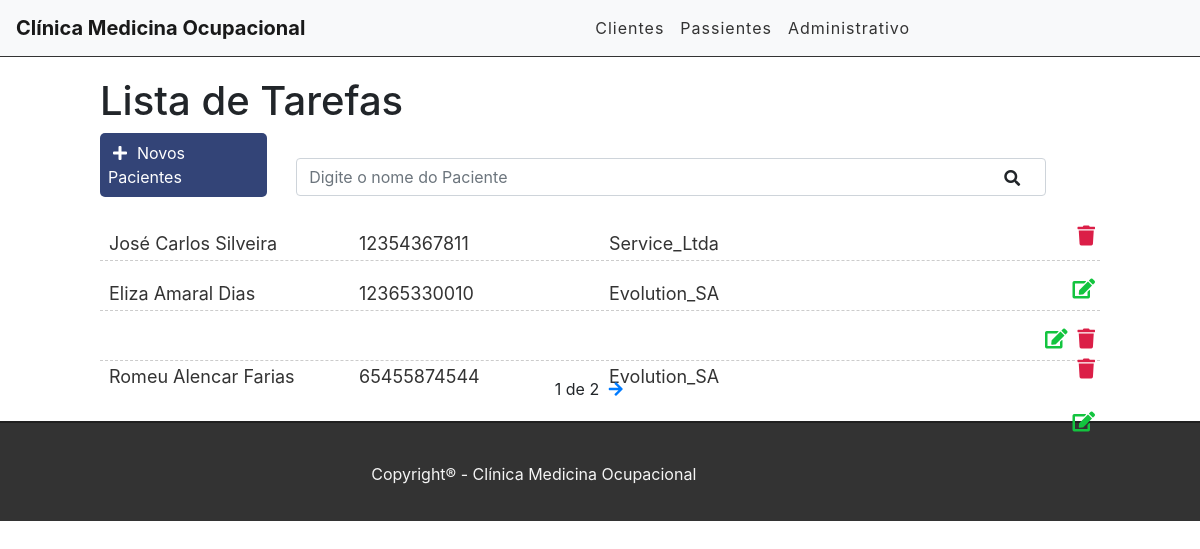
The page / on the database its author committed.
### clinica/models.py (models this page shows, shortened)
class Paciente(models.Model):
    ESTADO = EstadosBrasileiros.estado_brasileiro
    nome = models.CharField(verbose_name='NOME',max_length=70, null=False)
    cpf = models.CharField(verbose_name='CPF', max_length=11, null=False)
    genero = models.ForeignKey(Genero, verbose_name='GÊNERO', on_delete=models.CASCADE)
    aniversario = models.DateField(verbose_name='ANIVERSÁRIO', auto_now=False, auto_now_add=False)
    empresa = models.ForeignKey(Cliente, verbose_name='EMPRESA', on_delete=models.CASCADE)
    cep = models.CharField(verbose_name='CEP', max_length=8, null=False)
    rua = models.CharField(verbose_name='RUA', max_length=100, null=False)
    numero = models.DecimalField(verbose_name='NÚMERO', max_digits=6, decimal_places=0, default=0)
    bairro = models.CharField(verbose_name='BAIRRO', max_length=100, null=False)
    cidade = models.CharField(verbose_name='CIDADE', max_length=100, null=False)
    estado = models.CharField(verbose_name='ESTADO', max_length=60, choices=ESTADO, null=False)
    foto = models.ImageField(verbose_name='FOTO', blank=True, null=True)

class Cliente(models.Model):
    ESTADO = EstadosBrasileiros.estado_brasileiro
    nome_empresa = nome_empresa = models.CharField(max_length=70, null=False)
    cnpj = models.CharField(max_length=14, null=False)
    ramo = models.CharField(max_length=50, null=False)
    cep = models.CharField(max_length=8, null=False)
    rua = models.CharField(max_length=100, null=False)
    numero = models.DecimalField(max_digits=6, decimal_places=2, default=0)
    bairro = models.CharField(max_length=100, null=False)
    cidade = models.CharField(max_length=100, null=False)
    estado = models.CharField(max_length=60, choices=ESTADO, null=False)
    def __str__(self):
        return str(self.nome_empresa) #+ ' - ' + str(self.cnpj)

### clinica/views.py (the view)
# urls.py: path('', views.listaPacientes, name='url-lista-pacientes'),
def listaPacientes(request):
    search = request.GET.get('search')
    if search:
        pacientes = Paciente.objects.filter(nome__icontains=search)
    else:
        paciente_list = Paciente.objects.all()
        paginator = Paginator(paciente_list, 3) #quantidde de linhas
        page = request.GET.get('page')
        pacientes = paginator.get_page(page)
    return render(request, 'clinica/lista-pacientes.html', {'pacientes': pacientes})

### clinica/templates/clinica/lista-pacientes.html (shortened to what this page needs)
{% extends 'base.html' %}
{% block content %}
<div class="offset-1 col-10 list-div">
    <h1>Lista de Tarefas</h1>
    <a id="add-link" href="newpaciente/">
        <div class="col-2 add-div">
            <i class="fas fa-plus"></i>Novos Pacientes
        </div>
    </a>
    <div class="col-9 search-div">
        <form method="GET" id="search-form">
            <input class="form-control" type="search" id="search" name="search" placeholder="Digite o nome do Paciente" value="{{request.GET.search}}">
            <i class="fas fa-search"></i>
        </form>
    </div>
    <ul class="task-list">
            {% for paciente in pacientes %}
            <li class="task-item">
                <span><a href="/lista_view/{{ paciente.id }}">
                    <div class="col-11 alinha-col1">
                        <table class="minhaTabela">
                        <tr>
                            <td>{{ paciente.nome }}</td></a>
                            <td>{{ paciente.cpf }}</td>
                            <td>{{ paciente.empresa }}</td>
                    </div>
                </span>
                <a href="deletepaciente/{{paciente.id}}" class="delete-btn"><span><i class="fas fa-trash"></i></span></a>
                <a href="editpaciente/{{paciente.id}}"><span><i class="fas fa-edit"></i></span></a>
            </li>
            {% endfor %}
    <div class="pagination">
        <span class="step-links">
            {% if pacientes.paginator.num_pages %}
            <span class="current">
                {{pacientes.number}} de {{pacientes.paginator.num_pages}}
            </span>
            {% endif %}
            {% if pacientes.has_next %}
                <a href="?page={{pacientes.next_page_number}}"><i class="fas fa-arrow-right"></i></a>
            {% endif %}
        </span>
    </div>
{% endblock %}

### clinica/templates/base.html (shortened to what this page needs)
{% load static %}
<!DOCTYPE html>
<html lang="en">
<head>
    <link href="https://stackpath.bootstrapcdn.com/bootstrap/4.3.1/css/bootstrap.min.css" rel="stylesheet">
    <link rel="stylesheet" href="https://use.fontawesome.com/releases/v5.7.2/css/all.css">
    <link rel="stylesheet" href="{% static 'css/styles.css' %}">
</head>
<body>
  <div class="container-fluid">
    <nav class="navbar navbar-expand-lg navbar-light bg-light">
      <a class="navbar-brand" href="/">Clínica Medicina Ocupacional</a>
      <div class="collapse navbar-collapse" id="navbarSupportedContent">
        <ul class="navbar-nav mr-auto">
          <li class="nav-item">
            <a class="nav-link" href="#">Clientes</a>
          </li>
          <li class="nav-item">
            <a class="nav-link" href="/">Passientes</a>
          </li>
          <li class="nav-item">
            <a class="nav-link" href="/admin">Administrativo</a>
          </li>
        </ul>
      </div>
    </nav>
        {% block content %}{% endblock%}
    <footer>
        <p>Copyright® - Clínica Medicina Ocupacional</p>
    </footer>
</body>
</html>

### clinica/static/css/styles.css (style rules this page uses)
.container-fluid { padding: 0; }
.navbar { border-bottom: 1px solid #333; margin-bottom: 20px; }
.navbar-nav { margin: auto; }
.navbar-brand { font-weight: bold; }
.navbar-light .navbar-nav a.nav-link { color: #333; letter-spacing: 1px; }
#add-link { text-decoration: none; }
.add-div { background-color:#347; cursor: pointer; display: inline-block; color: #FFF; padding: 8px; border-radius: 5px; margin-right: 25px; }
.alinha-col1 { cursor: pointer; display: inline-block; color: #333; padding: 8px; border-radius: 5px; margin-right: 25px; }
.minhaTabela tr td { font-size: 18px; text-align: left; width: 250px; cursor: pointer; border-collapse: collapse; }
.fas.fa-plus { color: #FFF; margin-right: 10px; margin-left: 5px; }
.fas.fa-search { position: absolute; top: 12px; right: 26px; cursor: pointer; }
.search-div { padding: 0px; margin-top: 15px; margin-bottom: 15px; display: inline-block; }
.list-div { padding: 0; }
.task-list { padding: 0; }
.task-item { list-style: none; font-size: 20px; height: 50px; padding-top: 10px; border-bottom: 1px dashed #ccc; }
.fas.fa-trash, .fas.fa-edit { cursor: pointer; margin: 5px; font-size: 20px; float: right; }
.fas.fa-trash { color: #db1e47; }
.fas.fa-edit { color: #13c43f; }
footer { background-color: #333; height: 100px; border-top: 2px solid #202020; }
footer p { color: #f5f5f5; text-align: center; top: 40%; position: relative; }
.pagination { margin-bottom: 20px; }
.step-links { position: relative; margin-left: auto; margin-right: auto; }
.step-links .current { margin-left: 5px; margin-right: 5px; }

### rows shown on the page
Paciente: nome "José Carlos Silveira", cpf "12354367811", empresa "Service_Ltda"
Paciente: nome "Eliza Amaral Dias", cpf "12365330010", empresa "Evolution_SA"
Paciente: nome "Romeu Alencar Farias", cpf "65455874544", empresa "Evolution_SA"

### other values the page prints
{{ pacientes.number }} "1"
{{ pacientes.paginator.num_pages }} "2"
